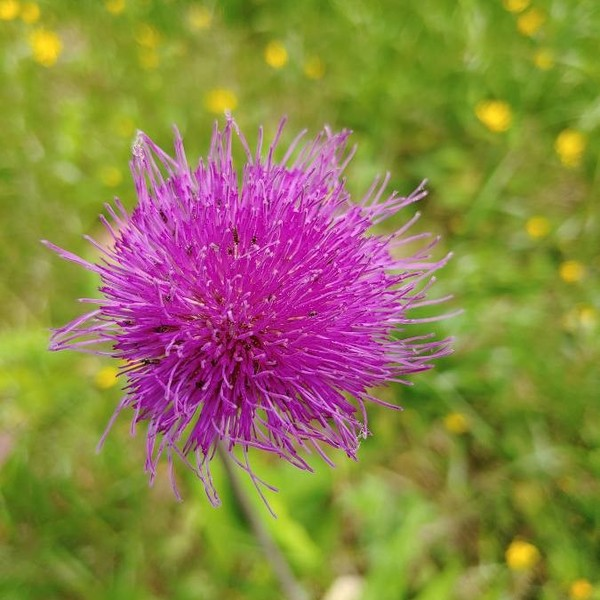
#> input picture ImageDuplicateFinder/ImageDuplicateFinder/TestData/PlantNet-300K-main/images - Copy/1.jpg, 600 x 600 px
$ python -i image.py   (imports and definitions only)
#> lines starting #> are read from the running program, lines starting #| are printed output that depends on the picture
### ImageDuplicateFinder/ImageDuplicateFinder/utils/log.py
import logging


def return_logger(name: str) -> logging.Logger:
    logger = logging.getLogger(name)
    if not len(logger.handlers):
        log_formatter = logging.Formatter('%(asctime)-s: %(levelname)-s %(message)s')
        logger.setLevel(logging.DEBUG)
        console_handler = logging.StreamHandler()
        console_handler.setFormatter(log_formatter)
        logger.addHandler(console_handler)
    return logger

### ImageDuplicateFinder/ImageDuplicateFinder/model/image.py
import hashlib
from PIL import Image as PILImage
from ImageDuplicateFinder.utils.log import return_logger

logger = return_logger(__name__)


class Image:
    def __init__(self, path: str):
        self.path = path
        self.hash = self.compute_hash()

    def compute_hash(self) -> str:
        try:
            with PILImage.open(self.path) as img:
#> img is the input picture: PIL image 600x600 RGB; mean R, G, B 141.7, 129, 73.2
                img = img.resize((256, 256)).convert('RGB')
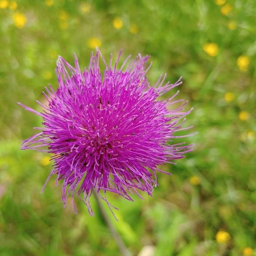
#> img: PIL image 256x256 RGB; mean R, G, B 141.7, 129, 73.2
                return hashlib.md5(img.tobytes()).hexdigest()
        except Exception as e:
            logger.error(f"Error processing image {self.path}: {e}")
            return ""

>>> result = Image('../TestData/PlantNet-300K-main/images - Copy/1.jpg').compute_hash()
#> in __init__, `self.hash = self.compute_hash()`: self.hash = 'c6d3874ed63706d2d093eb6036c19769'
#> result = 'c6d3874ed63706d2d093eb6036c19769'

$ run again, on ImageDuplicateFinder/ImageDuplicateFinder/TestData/PlantNet-300K-main/images - Copy/2.jpg
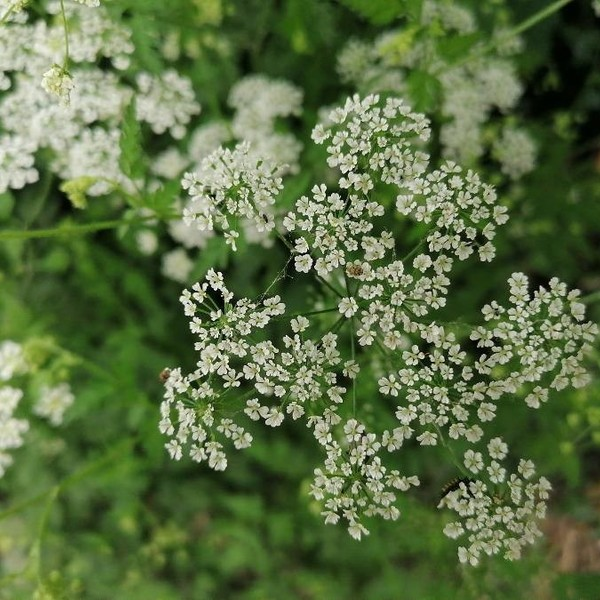
#> input picture ImageDuplicateFinder/ImageDuplicateFinder/TestData/PlantNet-300K-main/images - Copy/2.jpg, 600 x 600 px
#> in compute_hash, img is the input picture: PIL image 600x600 RGB; mean R, G, B 90, 110.3, 65.8
#> in compute_hash, `img = img.resize((256, 256)).convert('RGB')`:
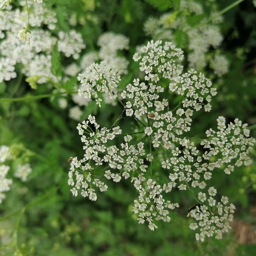
#> img: PIL image 256x256 RGB; mean R, G, B 90, 110.3, 65.8
#> self.hash = '63b4aeeeaf991df3a8de1fe0217a2fb1'

$ run again, on ImageDuplicateFinder/ImageDuplicateFinder/TestData/PlantNet-300K-main/images - Copy/3.jpg
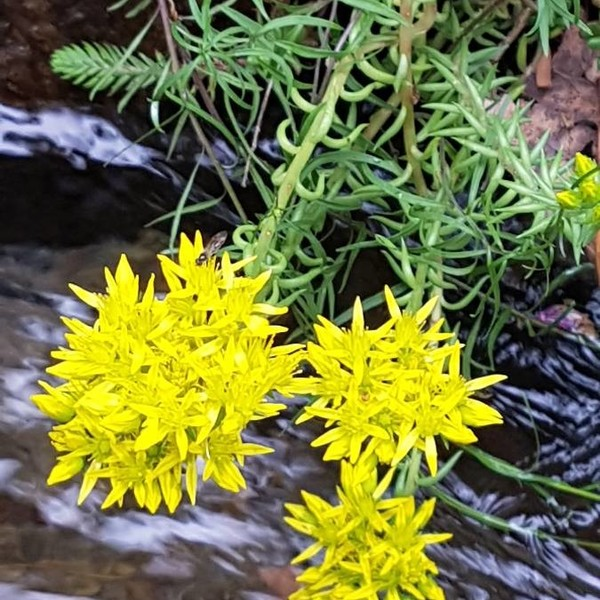
#> input picture ImageDuplicateFinder/ImageDuplicateFinder/TestData/PlantNet-300K-main/images - Copy/3.jpg, 600 x 600 px
#> in compute_hash, img is the input picture: PIL image 600x600 RGB; mean R, G, B 115, 120.8, 64.4
#> in compute_hash, `img = img.resize((256, 256)).convert('RGB')`:
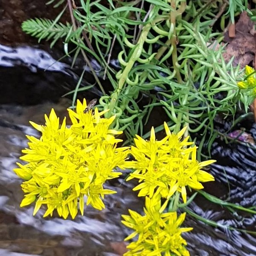
#> img: PIL image 256x256 RGB; mean R, G, B 115, 120.8, 64.5
#> self.hash = 'd29879d8807802eb499b292d58e13084'

$ run again, on ImageDuplicateFinder/ImageDuplicateFinder/TestData/PlantNet-300K-main/images - Copy/4.jpg
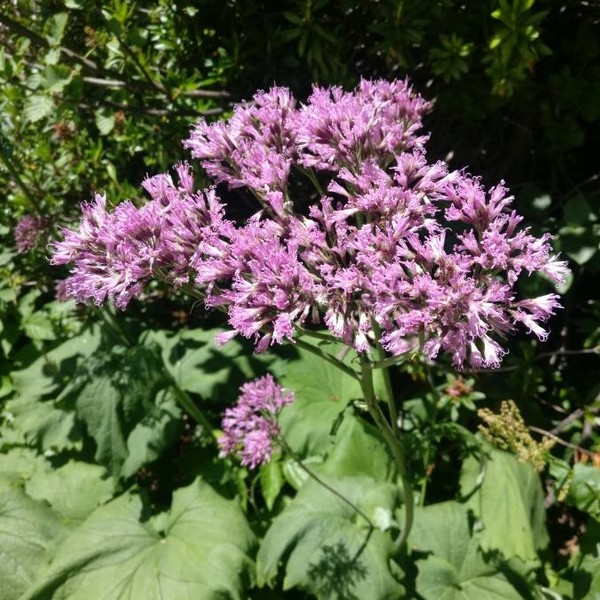
#> input picture ImageDuplicateFinder/ImageDuplicateFinder/TestData/PlantNet-300K-main/images - Copy/4.jpg, 600 x 600 px
#> in compute_hash, img is the input picture: PIL image 600x600 RGB; mean R, G, B 95, 96.6, 74.4
#> in compute_hash, `img = img.resize((256, 256)).convert('RGB')`:
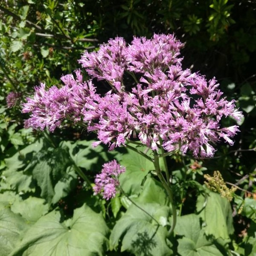
#> img: PIL image 256x256 RGB; mean R, G, B 95, 96.6, 74.4
#> self.hash = 'f57c7b2379159652fc10ddf7139bf890'
